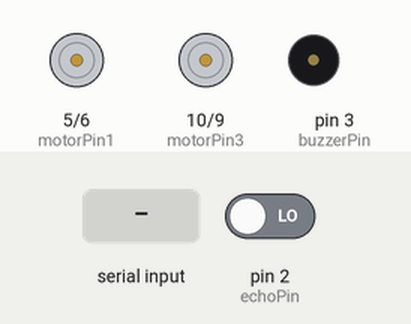
Simulated run of this sketch. Board: Arduino Uno, built with avr-gcc and run on an emulated ATmega328P. Shown: motor-driver pin pairs drawn as motors (green arrow = first pin HIGH = forward, orange = second pin HIGH = backward, longer = more drive), buzzer (waves = sounding). The test bench sets the inputs (shaded band); at power-on: pin 2 (echoPin) LOW. Random numbers use the default seed unless the sketch sets one.

Above: at 2.0 s.
2.1 s: "F" received over Serial
At 3.3 s:
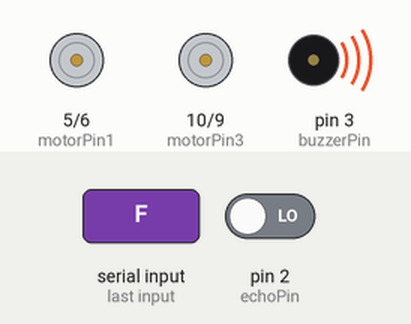
5.1 s: "B" received over the second serial link
At 8.0 s:
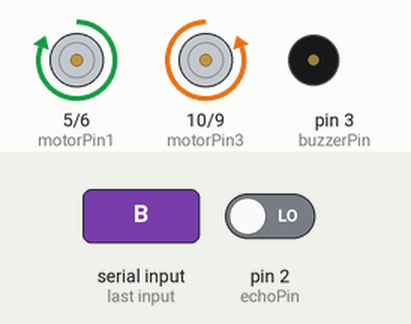
8.1 s: "R" received over the second serial link
At 11.0 s:
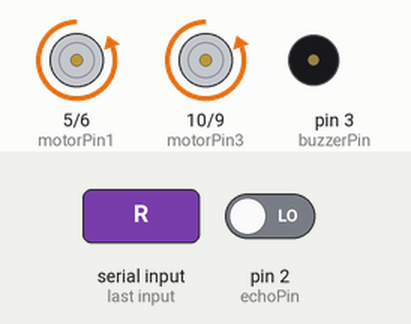
11.1 s: "L" received over the second serial link
Timing chart, 0 to 15.1 s (numbered marks = the images above; inputs shaded):
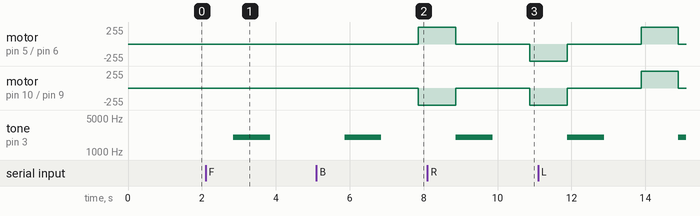

The sketch:

Code.ino
```cpp
//---------OOBSTACLE AVOIDANCE BLUETOOTH CONTROLLED CAR-----------
//-------------CODE CREATED BY SADMAN MAHMOOD----------------------
//-----------------------01/06/2020-------------------------------
//-----------------https://github.com/SadmanMahmood----------------
//-----------------Email : MAPLESADMAN@GMAIL.COM-------------------


#include <SoftwareSerial.h>
//Declaring the Bluetooth pins
SoftwareSerial Bluetooth(0, 1);

const int motorPin1 = 5;          //IN2  connect to pin 5 of Arduino
const int motorPin2 = 6;          //IN1  connect to pin 6 of Arduino
const int motorPin3 = 10;         //IN3  connect to pin 10 of Arduino
const int motorPin4 = 9;          //IN4  connect to pin 9 of Arduino
const int trigPin = 4;            // trig pin of SONAR SENSOR
const int echoPin = 2;            // echo pin of SONAR SENSOR
const int buzzerPin = 3;          //Connecet the buzzer pin to pin 3 of ARDUINO

String dataIn = "";
long duration, distance;

void setup() {

  delay (random(500,2000));
  Serial.begin(9600);
  pinMode(motorPin1, OUTPUT);
  pinMode(motorPin2, OUTPUT);
  pinMode(motorPin3, OUTPUT);
  pinMode(motorPin4, OUTPUT);
  pinMode(trigPin, OUTPUT);
  pinMode(echoPin, INPUT);
  pinMode (buzzerPin, OUTPUT);

  //Starting the Bluetooth SERIAL COMMUNICATION
  Bluetooth.begin(9600);
  Bluetooth.setTimeout(1);
  delay(20);
}

void loop() {
  //Measuring distance with SONAR SENSOR
  digitalWrite(trigPin, LOW);
  delayMicroseconds(2);
  digitalWrite(trigPin, HIGH);
  delayMicroseconds(10);
  duration = pulseIn(echoPin, HIGH); // receive reflected waves
  distance = duration / 58.2;   // convert to distance
  delay(10);

  if(Serial.available() > 0){
     dataIn = Bluetooth.readString();

  //To move the car FORWARD
  if (dataIn.startsWith("F")){
    analogWrite(motorPin1, 0);
    analogWrite(motorPin2, 255);
    analogWrite(motorPin3, 255);
    analogWrite(motorPin4, 0);
    }
  //To move the car BACKWARD
  if (dataIn.startsWith("B")){
    analogWrite(motorPin1, 255);
    analogWrite(motorPin2, 0);
    analogWrite(motorPin3, 0);
    analogWrite(motorPin4, 255);
  }
  //To move the car RIGHT
  if (dataIn.startsWith("R")){
    analogWrite(motorPin1, 0);
    analogWrite(motorPin2, 255);
    analogWrite(motorPin3, 0);
    analogWrite(motorPin4, 255);
  }
   //To move the car LEFT
  if (dataIn.startsWith("L")){
    analogWrite(motorPin1, 255);
    analogWrite(motorPin2, 0);
    analogWrite(motorPin3, 255);
    analogWrite(motorPin4, 0);
  }
   //To STOP the car
   if (dataIn.startsWith("S")){
    analogWrite(motorPin1, 0);
    analogWrite(motorPin2, 0);
    analogWrite(motorPin3, 0);
    analogWrite(motorPin4, 0);
  }
  //Taking ACTIONS according to the distance
  if (distance < 30){
    tone (buzzerPin, 500, 1000);
  }
  if (distance < 25){
    tone (buzzerPin, 1000, 1000);
  }
  if (distance < 20){
    tone (buzzerPin, 2000, 1000);
  }
  if (distance < 18){
    tone (buzzerPin, 2000, 1000);
    analogWrite(motorPin1, 0);
    analogWrite(motorPin2, 0);
    analogWrite(motorPin3, 0);
    analogWrite(motorPin4, 0);
    delay(2000);

     if (dataIn.startsWith("B")){
      analogWrite(motorPin1, 255);
      analogWrite(motorPin2, 0);
      analogWrite(motorPin3, 0);
      analogWrite(motorPin4, 255);
    }

    if (dataIn.startsWith("R")){
      analogWrite(motorPin1, 0);
      analogWrite(motorPin2, 255);
      analogWrite(motorPin3, 0);
      analogWrite(motorPin4, 255);
    }

    if (dataIn.startsWith("L")){
      analogWrite(motorPin1, 255);
      analogWrite(motorPin2, 0);
      analogWrite(motorPin3, 255);
      analogWrite(motorPin4, 0);
    }

     if (dataIn.startsWith("S")){
      analogWrite(motorPin1, 0);
      analogWrite(motorPin2, 0);
      analogWrite(motorPin3, 0);
      analogWrite(motorPin4, 0);
    }


  }
     }

}
```

Measured:
- after the input at 2.1 s, tone on pin 3 (buzzerPin): silent → 2000 Hz after 0.75 s, → silent 1.0 s later
- after the input at 5.1 s, motor on pin 5 (motorPin1) / pin 6 (motorPin2): stopped → forward 255/255 after 2.8 s; motor on pin 10 (motorPin3) / pin 9 (motorPin4): stopped → backward 255/255 after 2.8 s
